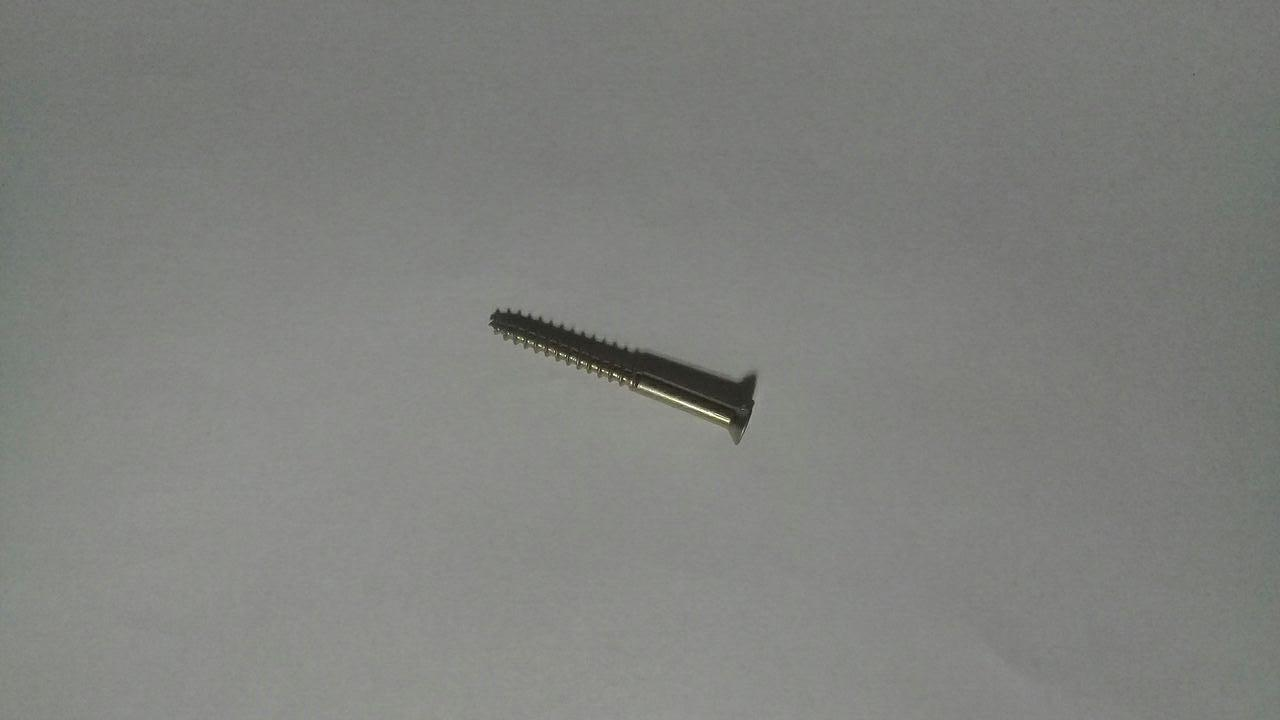
#> input picture training/tornillo/tornillo0.jpg, 1280 x 720 px
$ python probar.py
#> lines starting #> are read from the running program, lines starting #| are printed output that depends on the picture; after the words box and inside, x2 and y2 are one past the last pixel; in counts of white or black regions, pixels touching at a corner belong together; long printed decimals are rounded; pictures that were not available may be replaced by others from this repository, and a replacement may not be noted
import cv2
import numpy as np
from matplotlib import pyplot as plt
def deskew(img):
    SZ = 500
    m = cv2.moments(img)
#> m = moments, m00 118277225, centre m10/m00, m01/m00 = (629.2, 369.3)
    if abs(m['mu02']) < 1e-2:
        # no deskewing needed.
        return img.copy()
    # Calculate skew based on central momemts.
    skew = m['mu11']/m['mu02']
#> skew = -0.0224
    #skew = -1
    print(skew)
#| -0.02238
    # Calculate affine transform to correct skewness.
    M = np.float32([[1, skew, -0.5*len(img)*skew], [0, 1, 0]])
#> M = [[1, -0.0224, 8.06], [0, 1, 0]]
    # Apply affine transform
    #img = cv2.warpAffine(img, M, (len(img[0]), len(img)), flags=cv2.WARP_INVERSE_MAP | cv2.INTER_LINEAR)
    rows,cols = img.shape
#> rows = 720; cols = 1280


    img = cv2.imread('messi5.jpg',0)
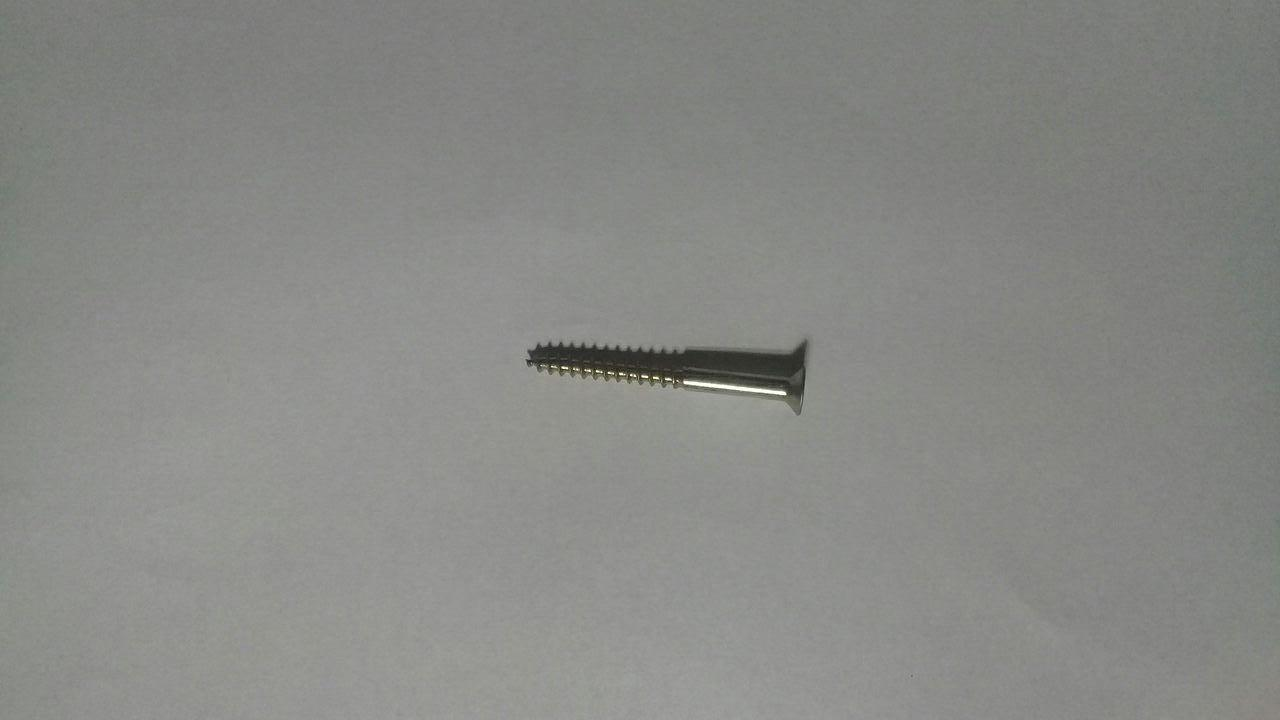
#> input picture training/tornillo/tornillo1.jpg, 1280 x 720 px, given in place of messi5.jpg, which was not available
#> img: shape (720, 1280); min 19, max 255, mean 136.2
    edges = cv2.Canny(img,100,200)
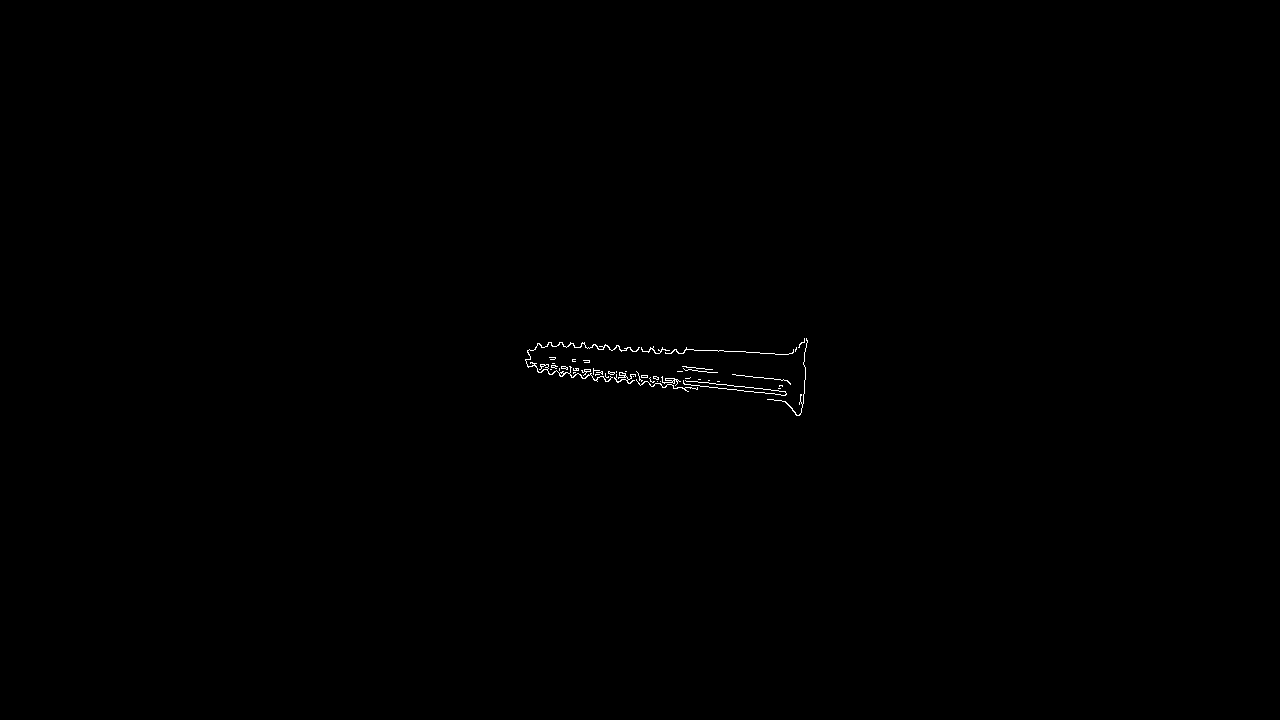
#> edges: shape (720, 1280); 0.18% white in thin lines or dots, all inside (x1, y1, x2, y2) = (525, 338, 808, 416)

    plt.subplot(121),plt.imshow(img,cmap = 'gray')
    plt.title('Original Image'), plt.xticks([]), plt.yticks([])
    plt.subplot(122),plt.imshow(edges,cmap = 'gray')
    plt.title('Edge Image'), plt.xticks([]), plt.yticks([])

    plt.show()
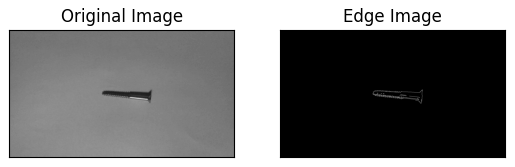
#> figure drawn by matplotlib, 2 panels

img = cv2.imread('tornillo0.jpg',0)
cv2.imshow('image',img)
cv2.waitKey(0)
cv2.destroyAllWindows()
imga = deskew(img)
cv2.imshow('image',imga)
cv2.waitKey(0)
cv2.destroyAllWindows()
